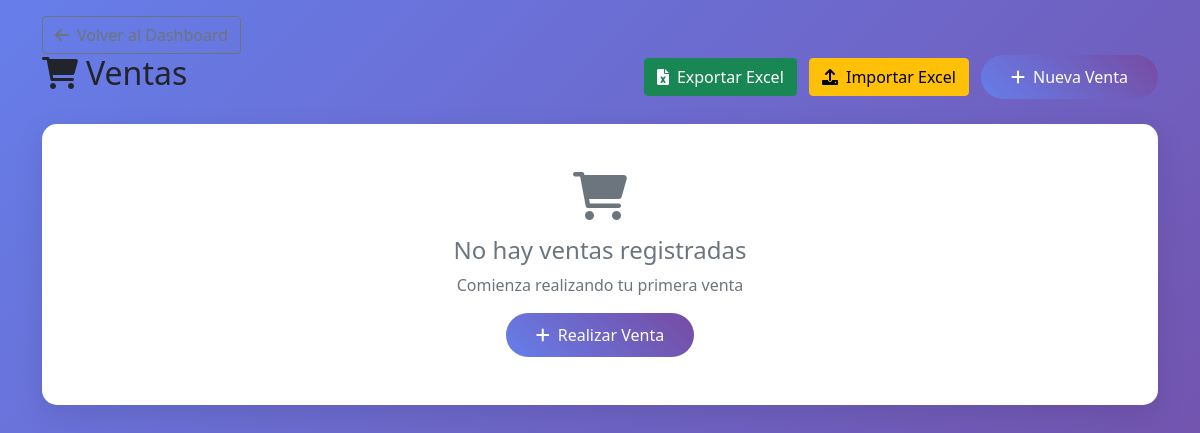
/ventas (signed in), run on an earlier commit of the app's database.
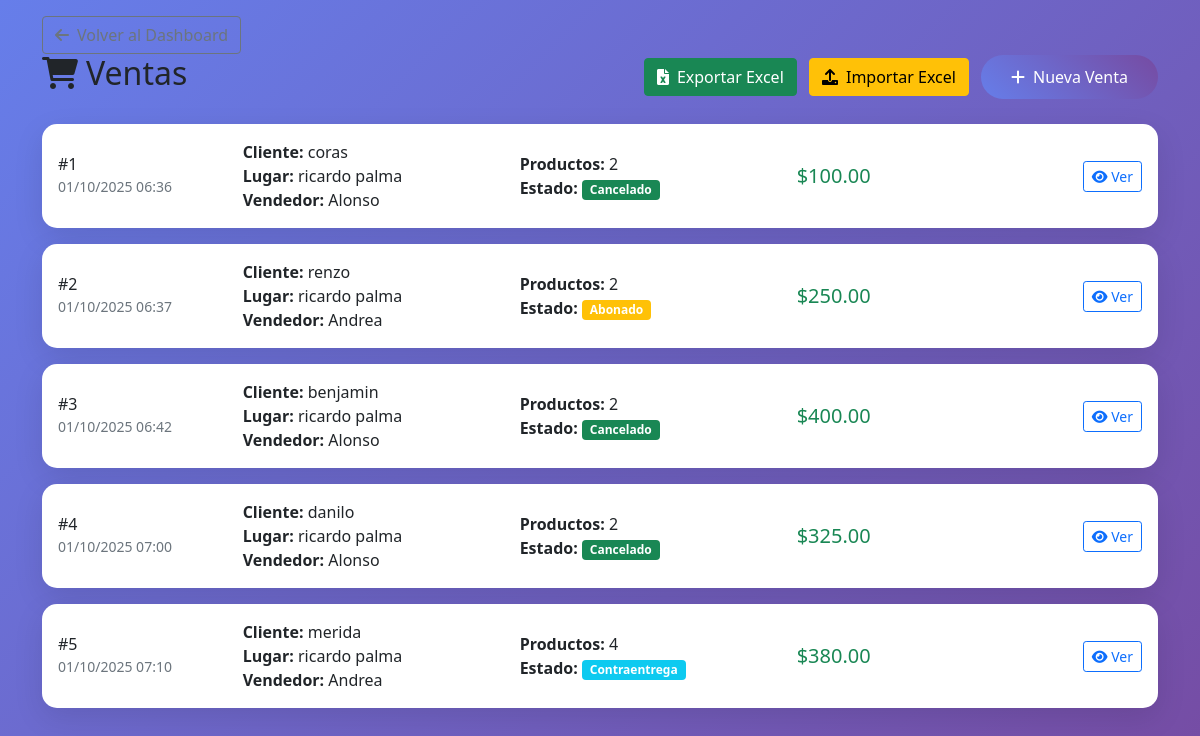
And on a later commit of the database.
### app.py (models this page shows, shortened)
class Venta(db.Model):
    __tablename__ = 'venta'
    id = db.Column(db.Integer, primary_key=True)
    fecha = db.Column(db.DateTime, default=datetime.utcnow)
    total = db.Column(db.Float, nullable=False)
    cliente_id = db.Column(db.Integer, db.ForeignKey('cliente.id'), nullable=False)
    lugar_entrega_id = db.Column(db.Integer, db.ForeignKey('lugar_entrega.id'), nullable=False)
    vendedor_id = db.Column(db.Integer, db.ForeignKey('usuario.id'), nullable=False)
    estado = db.Column(db.String(20), default='contraentrega')  # contraentrega, cancelado, abonado
    descuento_id = db.Column(db.Integer, db.ForeignKey('descuento.id'))
    productos = db.relationship('Producto', secondary='venta_producto', back_populates='ventas')

class Cliente(db.Model):
    __tablename__ = 'cliente'
    id = db.Column(db.Integer, primary_key=True)
    nombre = db.Column(db.String(100), nullable=False)
    telefono = db.Column(db.String(20))
    ventas = db.relationship('Venta', backref='cliente')

class LugarEntrega(db.Model):
    __tablename__ = 'lugar_entrega'
    id = db.Column(db.Integer, primary_key=True)
    nombre = db.Column(db.String(100), nullable=False)
    direccion = db.Column(db.Text)
    telefono = db.Column(db.String(20))
    tipo = db.Column(db.String(50), default='domicilio')  # domicilio, oficina, tienda, etc.
    ventas = db.relationship('Venta', backref='lugar_entrega')

class Usuario(UserMixin, db.Model):
    __tablename__ = 'usuario'
    id = db.Column(db.Integer, primary_key=True)
    username = db.Column(db.String(80), unique=True, nullable=False)
    email = db.Column(db.String(120), unique=True, nullable=False)
    password_hash = db.Column(db.String(120), nullable=False)
    ventas = db.relationship('Venta', backref='vendedor')

### app.py (the view)
@app.route('/ventas')
@login_required
def ventas():
    ventas = Venta.query.join(Cliente).join(LugarEntrega).join(Usuario).all()
    return render_template('ventas.html', ventas=ventas)

### app.py (called while the page is built)
@login_manager.user_loader
def load_user(user_id):
    return Usuario.query.get(int(user_id))

### templates/ventas.html (shortened to what this page needs)
{% extends "base.html" %}
{% block content %}
<div class="row">
    <div class="col-12">
        <div class="d-flex justify-content-between align-items-center mb-4">
            <h2><i class="fas fa-shopping-cart me-2"></i>Ventas</h2>
            <div>
                <a href="{{ url_for('exportar_ventas') }}" class="btn btn-success me-2">
                    <i class="fas fa-file-excel me-2"></i>Exportar Excel
                </a>
                <a href="{{ url_for('importar_ventas') }}" class="btn btn-warning me-2">
                    <i class="fas fa-upload me-2"></i>Importar Excel
                </a>
                <a href="{{ url_for('nueva_venta') }}" class="btn btn-primary">
                    <i class="fas fa-plus me-2"></i>Nueva Venta
                </a>
            </div>
        </div>
    </div>
</div>
<div class="row">
    {% for venta in ventas %}
    <div class="col-12 mb-3">
        <div class="card">
            <div class="card-body">
                <div class="row align-items-center">
                    <div class="col-md-2">
                        <h6 class="mb-0">#{{ venta.id }}</h6>
                        <small class="text-muted">{{ venta.fecha.strftime('%d/%m/%Y %H:%M') }}</small>
                    </div>
                    <div class="col-md-3">
                        <strong>Cliente:</strong> {{ venta.cliente.nombre }}<br>
                        <strong>Lugar:</strong> {{ venta.lugar_entrega.nombre }}<br>
                        <strong>Vendedor:</strong> {{ venta.vendedor.username }}
                    </div>
                    <div class="col-md-3">
                        <strong>Productos:</strong> {{ venta.productos|length }}<br>
                        <strong>Estado:</strong>
                        <span class="badge {% if venta.estado == 'cancelado' %}bg-success{% elif venta.estado == 'abonado' %}bg-warning{% else %}bg-info{% endif %}">
                            {{ venta.estado.title() }}
                        </span><br>
                    </div>
                    <div class="col-md-2">
                        <h5 class="text-success mb-0">${{ "%.2f"|format(venta.total) }}</h5>
                    </div>
                    <div class="col-md-2 text-end">
                        <button class="btn btn-outline-primary btn-sm">
                            <i class="fas fa-eye"></i> Ver
                        </button>
                    </div>
                </div>
            </div>
        </div>
    </div>
    {% else %}
    <div class="col-12">
        <div class="card">
            <div class="card-body text-center py-5">
                <i class="fas fa-shopping-cart fa-3x text-muted mb-3"></i>
                <h4 class="text-muted">No hay ventas registradas</h4>
                <p class="text-muted">Comienza realizando tu primera venta</p>
                <a href="{{ url_for('nueva_venta') }}" class="btn btn-primary">
                    <i class="fas fa-plus me-2"></i>Realizar Venta
                </a>
            </div>
        </div>
    </div>
    {% endfor %}
</div>
{% endblock %}

What changed in the data, as far as the page shows it:
added Venta: id "1", fecha "01/10/2025 06:36", cliente.nombre "coras", lugar_entrega.nombre "ricardo palma", vendedor.username "Alonso", productos|length "2", estado "Cancelado", total "100.00"
added Venta: id "2", fecha "01/10/2025 06:37", cliente.nombre "renzo", lugar_entrega.nombre "ricardo palma", vendedor.username "Andrea", productos|length "2", estado "Abonado", total "250.00"
added Venta: id "3", fecha "01/10/2025 06:42", cliente.nombre "benjamin", lugar_entrega.nombre "ricardo palma", vendedor.username "Alonso", productos|length "2", estado "Cancelado", total "400.00"
added Venta: id "4", fecha "01/10/2025 07:00", cliente.nombre "danilo", lugar_entrega.nombre "ricardo palma", vendedor.username "Alonso", productos|length "2", estado "Cancelado", total "325.00"
added Venta: id "5", fecha "01/10/2025 07:10", cliente.nombre "merida", lugar_entrega.nombre "ricardo palma", vendedor.username "Andrea", productos|length "4", estado "Contraentrega", total "380.00"
Also different on the page:
text no longer shown: "No hay ventas registradas Comienza realizando tu primera venta Realizar Venta"
